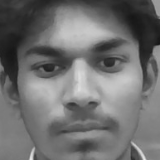
#> input picture face_auth/data/faces/1/0.png, 160 x 160 px; its folder holds only this picture in this run
$ python -i app.py   (imports and definitions only)
#> lines starting #> are read from the running program, lines starting #| are printed output that depends on the picture
#> further down, picture is the input picture: shape (160, 160, 3); min 22, max 231, mean 111.7
"""Local, consent-based face sign-in prototype.

Do not deploy this as a government production authentication system.  Use a
reviewed identity provider, liveness detection, encryption at rest, an access
log, retention policy, and a non-biometric recovery path before production.
"""
from __future__ import annotations

import base64
import os
import secrets
import sqlite3
from datetime import timedelta
from pathlib import Path
from urllib.parse import urlparse

import cv2
import numpy as np
from flask import Flask, jsonify, redirect, render_template, request, send_from_directory, session, url_for

BASE_DIR = Path(__file__).resolve().parent
EXPLORE_DIR = BASE_DIR.parent / "ecora" / "frontend"
DATA_DIR = BASE_DIR / "data"
FACES_DIR = DATA_DIR / "faces"
DATABASE = DATA_DIR / "employees.db"
MODEL = DATA_DIR / "face_model.yml"
CASCADE = BASE_DIR / "haarcascade_frontalface_default.xml"
MAX_IMAGE_BYTES = 2_500_000
# LBPH is only a local prototype recognizer.  A low threshold deliberately
# favours false rejects over the much more serious false accepts.
# This remains below the original 58 threshold, while allowing normal webcam
# lighting differences after a straight-on enrollment.
MATCH_THRESHOLD = 48.0  # LBPH: lower distance means a closer match.
VERIFICATION_FRAMES = 3

# [7 lines not run here, left out]


# [19 lines left out: functions db, initialise, not called in this run]


def detector():
    cascade = cv2.CascadeClassifier(str(CASCADE))
    if cascade.empty():
        raise RuntimeError("The face detector could not be loaded.")
    return cascade


# [10 lines left out: function image_from_data_url, not called in this run]


def crop_single_face(frame):
    gray = cv2.cvtColor(frame, cv2.COLOR_BGR2GRAY)
    faces = detector().detectMultiScale(gray, scaleFactor=1.15, minNeighbors=6, minSize=(80, 80))
#> faces = [[14, 12, 133, 133]]
    if len(faces) == 0:
        raise ValueError("No face detected. Centre your face and try again.")
    if len(faces) != 1:
        raise ValueError("Only one face may be visible during authentication.")
    x, y, width, height = faces[0]
#> x = 14; y = 12; width = 133; height = 133
    face = cv2.resize(gray[y:y + height, x:x + width], (160, 160))
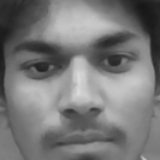
#> face: shape (160, 160); min 22, max 220, mean 120.5
    # Webcam lighting often differs substantially between enrollment and
    # sign-in. Histogram normalization makes LBPH compare facial texture,
    # rather than a room's brightness or camera exposure.
    return cv2.equalizeHist(face)
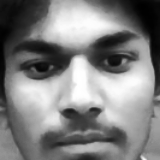
#> returned value: shape (160, 160); min 0, max 255, mean 128.3


# [17 lines left out: function rebuild_model, not called in this run]


# [1 line not run here, left out]


FRONTEND_PAGES = frozenset({
    "index.html",
    "watershed.html",
    "geo-images.html",
    "report.html",
    "report-status.html",
    "chatbot.html",
})


# [5 lines that did not run here, left out]


def authenticated_employee():
    employee_id = session.get("employee_id")
    if not employee_id:
        return None
    with db() as connection:
        return connection.execute("SELECT id FROM employees WHERE id = ?", (employee_id,)).fetchone()


# [4 lines that did not run here, left out]


# [4 lines that did not run here, left out]


# [6 lines that did not run here, left out]


# [31 lines that did not run here, left out]


# [4 lines that did not run here, left out]


# [31 lines that did not run here, left out]


# [6 lines that did not run here, left out]


# [13 lines that did not run here, left out]


# [2 lines not run here, left out]

>>> import cv2
>>> picture = cv2.imread('data/faces/1/0.png')
>>> result = crop_single_face(picture)

$ run again, on face_auth/data/faces/1/1.png
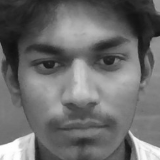
#> input picture face_auth/data/faces/1/1.png, 160 x 160 px
#> picture is the input picture: shape (160, 160, 3); min 16, max 255, mean 108.1
#> faces = [[12, 9, 137, 137]]
#> x = 12; y = 9; width = 137
#> in crop_single_face, `face = cv2.resize(gray[y:y + height, x:x + width], (160, 160))`:
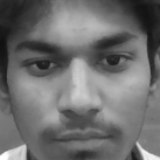
#> face: shape (160, 160); min 16, max 254, mean 110
#> in crop_single_face, `return cv2.equalizeHist(face)`:
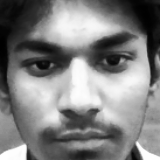
#> returned value: shape (160, 160); min 0, max 255, mean 128.3

$ run again, on face_auth/data/faces/1/2.png
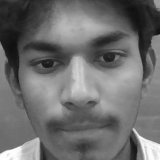
#> input picture face_auth/data/faces/1/2.png, 160 x 160 px
#> picture is the input picture: shape (160, 160, 3); min 16, max 254, mean 109.3
#> faces = [[9, 7, 142, 142]]
#> x = 9; y = 7; width = 142
#> in crop_single_face, `face = cv2.resize(gray[y:y + height, x:x + width], (160, 160))`:
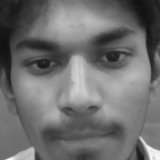
#> face: shape (160, 160); min 16, max 252, mean 110.3
#> in crop_single_face, `return cv2.equalizeHist(face)`:
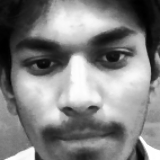
#> returned value: shape (160, 160); min 0, max 255, mean 128.4
